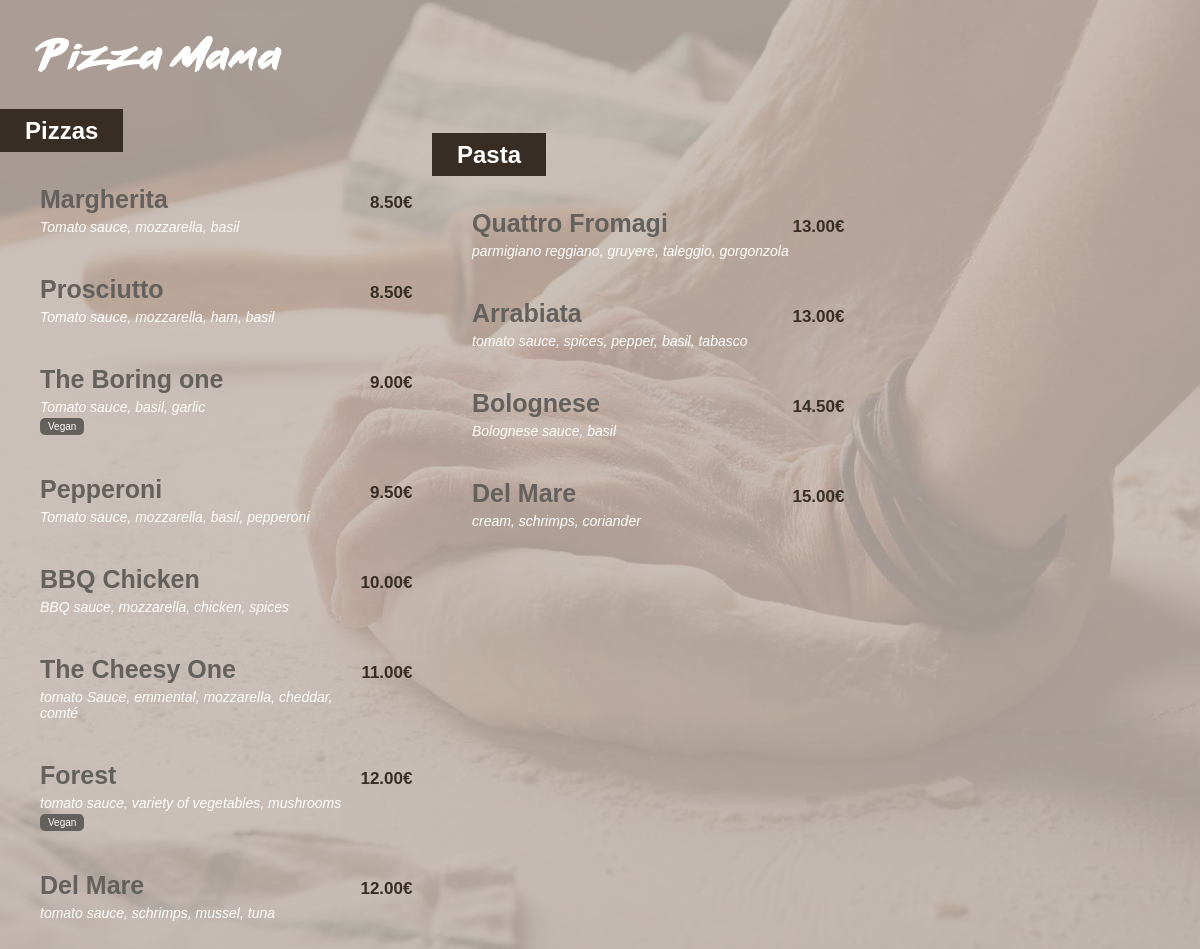
The app's page /menu/ with its own data.
### menu/models.py (models this page shows, shortened)
class Pizza(models.Model):
    name = models.CharField(max_length=200)
    ingredients = models.CharField(max_length=400)
    price = models.FloatField(default=0)
    vegan = models.BooleanField(default=False)

class Pasta(models.Model):
    name = models.CharField(max_length=200)
    ingredients = models.CharField(max_length=400)
    price = models.FloatField(default=0)

### menu/views.py (the view)
def index(request):
    return render(request, 'menu/index.html', {
        'pizzas': Pizza.objects.all().order_by('price'),
        'pastas': Pasta.objects.all().order_by('price')
    })

### menu/templates/menu/index.html (shortened to what this page needs)
{% load static %}
<html lang="en">
<head>
    <link rel="stylesheet" href="{% static 'menu/style.css' %}">
</head>
<body>
    <a href="{% url 'main:index' %}">
        <img id="small_logo" src="{% static  'menu/images/small_logo.png' %}" alt="Pizza Mama Logo">
    </a>
    <div id="pizza_container" style="position:absolute;">
        <div class="menu_title">
            <h2>Pizzas</h2>
        </div>
        <div class="menu_list">
            {% for p in pizzas %}
                <div class="menu_item">
                    <span class="item_name">{{ p.name }}</span>
                    <span class="item_price">{{ p.price | floatformat:2 }}€</span>
                    <span class="item_ing">{{ p.ingredients }}</span>
                    {% if p.vegan %}
                        <span class="item_vegan">Vegan</span>{% endif %}
                </div>
            {% endfor %}
        </div>
    </div>
    <div id="pasta_container" style="position:absolute;left:36%;top:10%;">
        <div class="menu_title">
            <h2>Pasta</h2>
        </div>
        <div class="menu_list">
            {% for pasta in pastas %}
                <div class="menu_item">
                    <span class="item_name">{{ pasta.name }}</span>
                    <span class="item_price">{{ pasta.price | floatformat:2 }}€</span>
                    <span class="item_ing">{{ pasta.ingredients }}</span>
                </div>
            {% endfor %}
        </div>
    </div>
</body>
</html>

### menu/static/menu/style.css (style rules this page uses)
body { background: url('images/menu_background.jpg') no-repeat center center fixed; -webkit-background-size: cover; -moz-background-size: cover; -o-background-size: cover; background-size: cover; color: white; font-family: "Gill Sans", sans-serif; margin: 0px; }
#small_logo { margin-top: 35px; margin-left: 35px; cursor: pointer; }
h2 { background-color: #382d24; display: inline; padding: 8px 25px; }
.menu_title { margin-top: 45px; }
.menu_list { margin-top: 25px; margin-left: 40px; }
.menu_item { margin: 40px 0; }
.item_name { font-weight: bold; font-size: 25px; color: #63605d; display: inline-block; width: 300px; }
.item_vegan { display: inline-block; font-size: 10px; font-weight: lighter; font-style=italic; background-color: #63605d; padding: 3px 8px; border-radius: 5px; margin-top: 3px; }
.item_price { font-size: 17px; margin-left: 8px; color: #382d24; font-weight: bold; display: inline-block; width: 60px; text-align: right; }
.item_ing { font-size: 14px; display: block; font-style: italic; margin-top: 5px; max-width: 320px; }

### records on screen
Pizza: name "Margherita", price "8.50", ingredients "Tomato sauce, mozzarella, basil"
Pizza: name "Prosciutto", price "8.50", ingredients "Tomato sauce, mozzarella, ham, basil"
Pizza: name "The Boring one", price "9.00", ingredients "Tomato sauce, basil, garlic", vegan "Vegan"
Pizza: name "Pepperoni", price "9.50", ingredients "Tomato sauce, mozzarella, basil, pepperoni"
Pizza: name "BBQ Chicken", price "10.00", ingredients "BBQ sauce, mozzarella, chicken, spices"
Pizza: name "The Cheesy One", price "11.00", ingredients "tomato Sauce, emmental, mozzarella, cheddar, comté"
Pizza: name "Forest", price "12.00", ingredients "tomato sauce, variety of vegetables, mushrooms", vegan "Vegan"
Pizza: name "Del Mare", price "12.00", ingredients "tomato sauce, schrimps, mussel, tuna"
Pasta: name "Quattro Fromagi", price "13.00", ingredients "parmigiano reggiano, gruyere, taleggio, gorgonzola"
Pasta: name "Arrabiata", price "13.00", ingredients "tomato sauce, spices, pepper, basil, tabasco"
Pasta: name "Bolognese", price "14.50", ingredients "Bolognese sauce, basil"
Pasta: name "Del Mare", price "15.00", ingredients "cream, schrimps, coriander"
